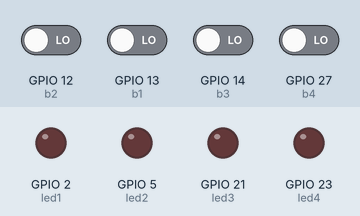
A sketch run on a simulated ESP32. Parts: output pins drawn as LEDs (lit = HIGH). Inputs (shaded band) come from the test bench; at power-on: GPIO 12 (b2), GPIO 13 (b1), GPIO 14 (b3), GPIO 27 (b4) LOW.

Above: at 1.2 s.
1.3 s: GPIO 12 (b2) driven HIGH and GPIO 13 (b1) driven HIGH
At 2.4 s:
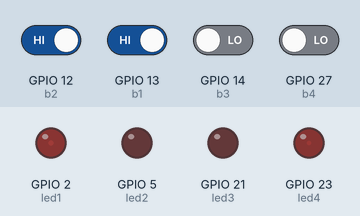
2.8 s: GPIO 14 (b3) driven HIGH
At 4.0 s:
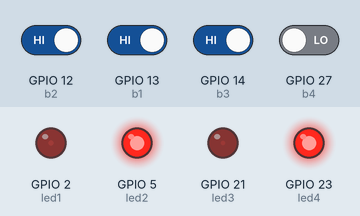
4.3 s: GPIO 12 (b2) driven LOW
At 5.5 s:
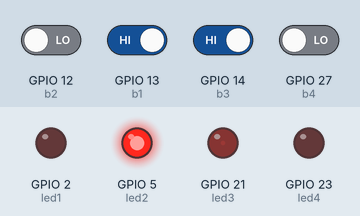
5.8 s: GPIO 13 (b1) driven LOW
At 6.3 s:
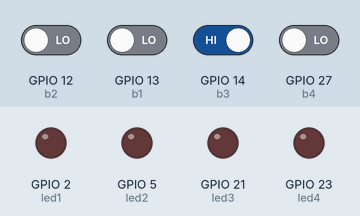
7.3 s: GPIO 12 (b2) driven HIGH
At 8.2 s:
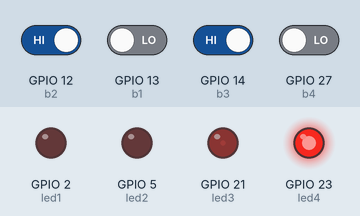
8.8 s: GPIO 27 (b4) driven HIGH
At 9.8 s:
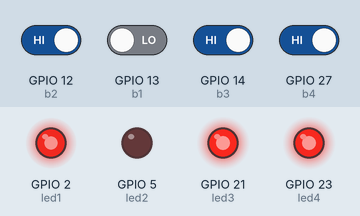
Timing chart, 0 to 26.4 s (numbered marks = the images above; inputs shaded):
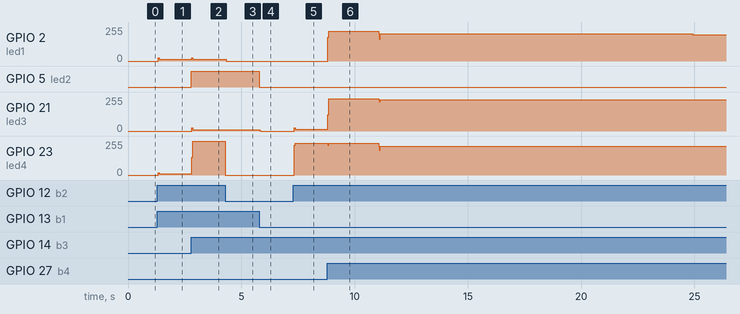

Measured:
- after the input at 1.3 s, GPIO 2 (led1): 0/255 → 14/255 at once; GPIO 23 (led4): 0/255 → 9/255 at once
- after the input at 2.8 s, GPIO 2 (led1): 14/255 → 25/255 at once, → 14/255 0.04 s later; GPIO 5 (led2): LOW → HIGH at once; GPIO 21 (led3): 0/255 → 9/255 at once; GPIO 23 (led4): 9/255 → 255/255 at once
- after the input at 4.3 s, GPIO 2 (led1): 14/255 → 0/255 at once; GPIO 23 (led4): 255/255 → 0/255 at once
- after the input at 5.8 s, GPIO 5 (led2): HIGH → LOW at once; GPIO 21 (led3): 9/255 → 0/255 at once
- after the input at 7.3 s, GPIO 21 (led3): 0/255 → 14/255 at once; GPIO 23 (led4): 0/255 → 237/255 at once
- after the input at 8.8 s, GPIO 2 (led1): 0/255 → 224/255 at once, → 203/255 2.2 s later, → 197/255 13.9 s later

The sketch:

interruptores_paralelo.ino
```cpp
int b1 = 13;
int b2 = 12;
int b3 = 14;
int b4 = 27;

int led1 = 2;
int led2 = 5;
int led3 = 21;
int led4 = 23;
bool statusBotao1 = 0;
bool statusBotao2 = 0;
bool statusBotao3 = 0;
bool statusBotao4 = 0;

void setup() {
  pinMode (led1, OUTPUT);
  pinMode (led2, OUTPUT);
  pinMode (led3, OUTPUT);
  pinMode (led4, OUTPUT);

  pinMode (b1, INPUT);
  pinMode (b2, INPUT);
  pinMode (b3, INPUT);
  pinMode (b4, INPUT);

}

void loop() {
  statusBotao1 = digitalRead(b1);  //LED 1 E 4 ACENDEM QUANDO É ACIONADO B1 E B2 SIMULTANEAMENTE
  statusBotao2 = digitalRead(b2);
if (statusBotao1 == HIGH && statusBotao2 == HIGH)
{
   digitalWrite (led1, HIGH);
   digitalWrite (led4, HIGH);
}
else
{
   digitalWrite (led1, LOW);
   digitalWrite (led4, LOW);
}

 statusBotao1 = digitalRead(b1); //LED 2 E 3 ACENDEM QUANDO É ACIONADO B1 E B3 SIMULTANEAMENTE
 statusBotao3 = digitalRead(b3);
if (statusBotao1 == HIGH && statusBotao3 == HIGH)
{
   digitalWrite (led2, HIGH);
   digitalWrite (led3, HIGH);
}
else
{
   digitalWrite (led2, LOW);
   digitalWrite (led3, LOW);
}

 statusBotao2 = digitalRead(b2); //LED 3 E 4 ACENDEM QUANDO É ACIONADO B2 E B3 SIMULTANEAMENTE
 statusBotao3 = digitalRead(b3);
if (statusBotao2 == HIGH && statusBotao3 == HIGH)
{
   digitalWrite (led3, HIGH);
   digitalWrite (led4, HIGH);
}
else
{
   digitalWrite (led3, LOW);
   digitalWrite (led4, LOW);
}

statusBotao2 = digitalRead(b2); //LED 1 E 3 ACENDEM QUANDO É ACIONADO B2 E B4 SIMULTANEAMENTE
 statusBotao4 = digitalRead(b4);
  if (statusBotao2 == HIGH && statusBotao4 == HIGH)
{
   digitalWrite (led1, HIGH);
   digitalWrite (led3, HIGH);
}
else{
   digitalWrite (led1, LOW);
   digitalWrite (led3, LOW);
}

}

  
```
